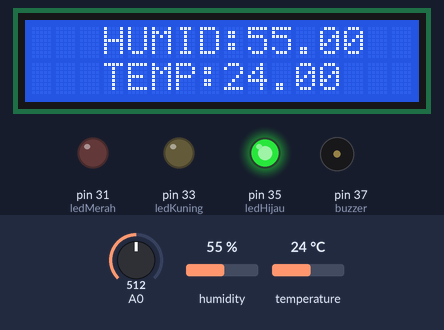
Recording of a sketch running on a simulated Arduino Mega 2560, built with avr-gcc and run on an emulated ATmega2560. Parts: 16×2 character LCD, output pins drawn as LEDs (lit = HIGH), buzzer (waves = sounding, pin HIGH). The inputs (shaded band) are chosen by the test bench; at power-on: temperature 24 °C, A0 = 512, humidity 55 %. The modem accepts every AT command (registered, SIM ready, sends succeed) and sends nothing else; what the sketch prints to the serial monitor is not drawn.

Above: at 4.2 s.
4.3 s: temperature set to 29.6 °C
At 11.1 s:
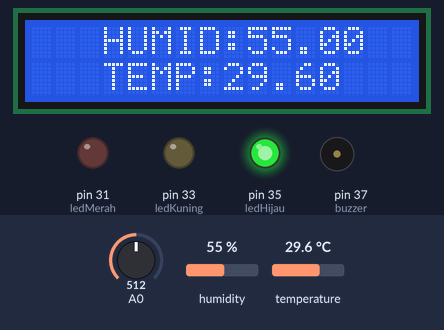
12.0 s: temperature set to 30.6 °C
At 17.7 s:
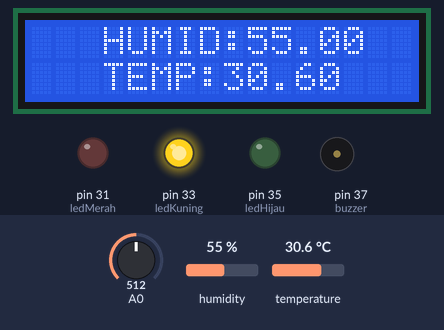
18.8 s: temperature set to 39.5 °C
At 25.4 s:
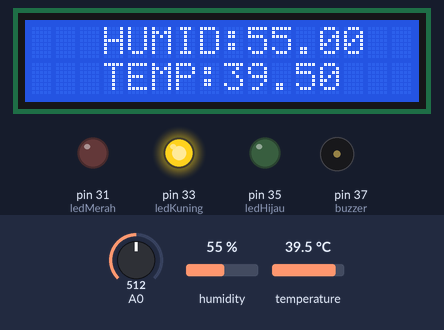
25.7 s: temperature set to 40.7 °C
At 32.2 s:
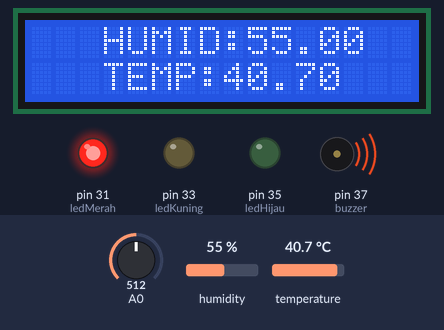
32.6 s: A0 set to 495
42.5 s: humidity set to 22 %
At 48.4 s:
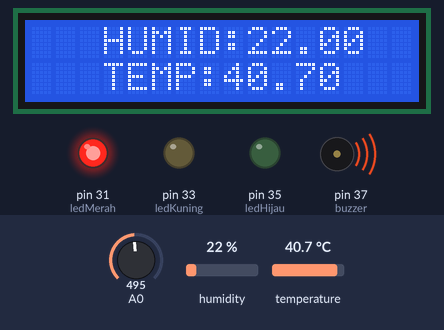
Timing chart, 0 to 49.9 s (numbered marks = the images above; inputs shaded):
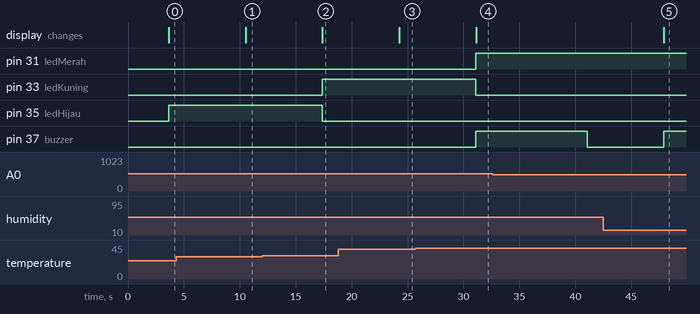

The sketch:

TEMP_LCD_GSM.ino
```cpp
//Libraries
#include <DHT.h>
#include "LiquidCrystal.h"
#include <SoftwareSerial.h>

// initialize the library by providing the nuber of pins to it
LiquidCrystal lcd(8,9,4,5,6,7);
SoftwareSerial sms(18, 19);
SoftwareSerial gprs(18,19);// RX10, TX11 Pins
String apn = "unet";
String url = "http://128.199.96.255/GDP/add.php";  //URL for HTTP-POST-REQUEST

//Constants
#define DHTPIN 2     // what pin we're connected to
#define DHTTYPE DHT22   // DHT 22  (AM2302)
DHT dht(DHTPIN, DHTTYPE); //// Initialize DHT sensor for normal 16mhz Arduino


//Variables
int chk;
float hum;  //Stores humidity value
float temp; //Stores temperature value
String byteRead;
String rainstatus;
// lowest and highest sensor readings:
const int sensorMin = 0;     // sensor minimum
const int sensorMax = 1024;  // sensor maximum
int suhu = 70;


int ledMerah = 31;
int ledKuning = 33;
int ledHijau = 35;
int buzzer = 37;
int buzzerState = LOW;
unsigned long previousMillis = 1000;
const long interval = 1000;
int counter = 0;

void setup()
{
  pinMode(ledMerah, OUTPUT);
  pinMode(ledKuning, OUTPUT);
  pinMode(ledHijau, OUTPUT);
  pinMode(buzzer, OUTPUT);
  dht.begin();
  lcd.begin(16,2);
  sms.begin(9600);
  gprs.begin(9600);
  Serial.begin(9600);
  lcd.setCursor(0,0);
  lcd.print("  Greetings!!");
  delay(3000);
}

void loop()
{
/*----------------------------------------------------------------------------------------

    //check if serial connection available
    if (Serial.available()) {
      // read the most recent byte
      char c = Serial.read();
      // byteRead(String) is equivalent to c(char)
      byteRead += c;
     if(byteRead = "A")
        {
        Serial.print("      Interupted");
        }}

*///-----------------------------------------------------------------------------------------
    //Read data and store it to variables hum and temp
    hum = dht.readHumidity();
    temp= dht.readTemperature();
    //Print temp and humidity values to serial monitor
    //delay(2000);
    Serial.print("Humidity: ");
    Serial.print(hum);
    Serial.print(" %, Temp: ");
    Serial.print(temp);
    Serial.println(" Celsius");

    rain_sensor();


//----------------------------------------------------------------------------------------

//show value sensor to LCD
   // lcd.setCursor(0,0);
    //text to print
    lcd.begin(16,2);
    lcd.setCursor(0,0);
    lcd.print("   HUMID:");
    lcd.print(hum);
    // set cusor position to start of next line
    lcd.setCursor(0,1);
    lcd.print("   TEMP:");
    lcd.print(temp);
    //delay(1000);
    Serial.println(counter);


//----------------------------------------------------------------------------------------

      //SEND SMS
      //if temp > 40, send SMS
      if (temp >= 40){
        digitalWrite(ledMerah, HIGH);
        digitalWrite(ledKuning, LOW);
        digitalWrite(ledHijau, LOW);

        unsigned long currentMillis = millis();
         if (currentMillis - previousMillis >= interval) {
         // save the last time you blinked the LED
         previousMillis = currentMillis;
         // if the LED is off turn it on and vice-versa:
         if (buzzerState == LOW) {
             buzzerState = HIGH;
           }   else {
             buzzerState = LOW;
           }
         }
         digitalWrite(buzzer, buzzerState);

            if (counter == 0){
            // set the LED with the ledState of the variable:
            //delay(1000);
            sms.println("AT+CMGF=1");    //To send SMS in Text Mode
            delay(1000);
            sms.println("AT+CMGS=\"+601137823855\"\r"); // change to the phone number you using
            Serial.println("AT+CMGS=\"+601137823855\"\r");
            delay(1000);
            sms.print("Humidity: ");//the content of the message
            delay(200);
            sms.print(hum);
            delay(200);
            sms.print("  Temp: ");//the content of the message
            delay(200);
            sms.print(temp);
            delay(200);
            sms.println((char)26);//the stopping character
            delay(200);
            counter = 1;
            }
      }

        else if ( temp > 30 &&  temp < 40){
         digitalWrite(ledKuning, HIGH);
         digitalWrite(ledMerah, LOW);
         digitalWrite(ledHijau, LOW);
         counter = 0;
         buzzerState = LOW;
         digitalWrite(buzzer, buzzerState);
      }

      else if (temp < 30){
        digitalWrite(ledHijau, HIGH);
        digitalWrite(ledKuning, LOW);
        digitalWrite(ledMerah, LOW);
        counter = 0;
        buzzerState = LOW;
        digitalWrite(buzzer, buzzerState);
      }

      gsm_sendhttp();

}

//-------------------------------------------------------------------
void gsm_sendhttp() {
  gprs.println("AT");
  delay(500);
  gprs.println("AT+CSCLK=0");
  gprs.println("AT+SAPBR=3,1,\"CONTYPE\",\"GPRS\"");
  delay(500);
  gprs.println("AT+SAPBR=3,1,\"APN\",\"unet\"");
  delay(500);
  gprs.println("AT+SAPBR=1,1");
  delay(500);
  gprs.println("AT+HTTPINIT");
  delay(500);
  gprs.println("AT+HTTPPARA=\"CID\",1");
  delay(500);
  gprs.print("AT+HTTPPARA=\"URL\",\"");
  gprs.print("http://johanhussin.me/GDP/add.php\?temp1=");
  gprs.print(temp);
  gprs.print("&&moi1=");
  gprs.print(hum);
  gprs.print("&&rain=");
  gprs.print(rainstatus);
  gprs.println("\"");

  Serial.print("AT+HTTPPARA=\"URL\",\"");
  Serial.print("http://128.199.96.255/GDP/add.php\?temp1=");
  Serial.print(temp);
  Serial.print("&&moi1=");
  Serial.print(hum);
  Serial.print("&&rain=");
  Serial.print(rainstatus);
  Serial.println("\"");
  delay(1000);
  gprs.println("AT+HTTPACTION=1");
  delay(1000);
  gprs.println("AT+HTTPTERM");
  delay(1000);
}

//------------------------------------------------------------------------
void rain_sensor() {
    // read the sensor on analog A0:
  int sensorReading = analogRead(A0);
  // map the sensor range (four options):
  // ex: 'long int map(long int, long int, long int, long int, long int)'
  int range = map(sensorReading, sensorMin, sensorMax, 0, 2);

  // range value:
  switch (range) {
 case 0:    // Sensor getting wet
    rainstatus = "Raining";
    Serial.println("Raining");
    break;
 case 1:    // Sensor dry
    rainstatus = "Not Raining";
    Serial.println("Not Raining");
    break;
  }
  delay(500);  // delay between reads
  }
```

Measured:
- the behaviour switches between 30 and 30.1 °C on temperature (found by bisection; images 1 and 2)
- the behaviour switches between 39.9 and 40 °C on temperature (found by bisection; images 3 and 4)
- after the input at 4.3 s, the display: changes after 6.2 s (image 1)
- after the input at 12.0 s, pin 33 (ledKuning): LOW → HIGH after 5.4 s; pin 35 (ledHijau): HIGH → LOW after 5.4 s; the display: changes after 5.4 s (image 2)
- after the input at 18.8 s, the display: changes after 5.5 s (image 3)
- after the input at 25.7 s, pin 31 (ledMerah), pin 37 (buzzer): LOW → HIGH after 5.4 s; pin 33 (ledKuning): HIGH → LOW after 5.4 s; the display: changes after 5.4 s (image 4)
- after the input at 42.5 s, the display: changes after 5.4 s (image 5)
